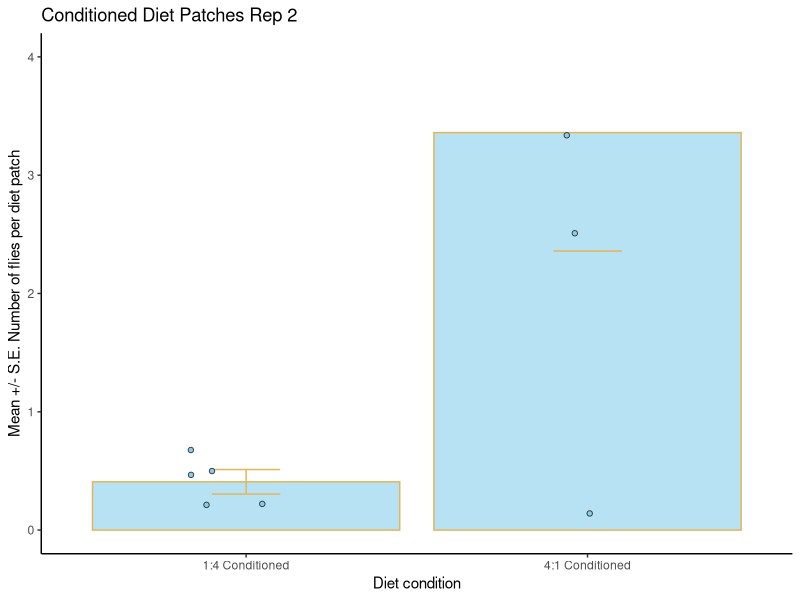

This figure's R source:
#### INSTALL PACKAGES 
library(tidyverse)
library(readxl)
library(patchwork)

#### CALCULATING THE MEAN AVERAGE 

## Import Data
conditioned_diets_2 <- read_excel("data/male_conditioned_rep2_mean.xlsx")

## Making the data long 
conditioned_diets_2_long <- conditioned_diets_2 %>% 
  pivot_longer(cols = ("4:1 Conditioned":"1:4 Conditioned"), names_to = "diet", values_to = "fly_numbers")



## Summarising the data; mean, sd, se
conditioned_diets_2_summary <- conditioned_diets_2_long   %>%  
  group_by(diet) %>% 
  summarise(mean = mean(fly_numbers),
            sd = sd(fly_numbers),
            n = n(),
            se = sd/sqrt(n))


## Visualising the mean average with a bar plot
# creating a boxplot with the data that has been summarised
conditioned_diets_2_plot <- conditioned_diets_2_summary %>% 
  ggplot(aes(x = diet, y = mean))+
  geom_bar(stat = "identity",
           fill = "skyblue",
           colour = "#E5B457",
           alpha = 0.6)+
  geom_errorbar(aes(ymin = mean-se, ymax = mean+se), 
                colour = "#E5B457",
                width = 0.2)+
  geom_jitter(data = conditioned_diets_2_long,
              aes(x = diet,
                  y = fly_numbers),
              fill = "skyblue",
              colour = "#3a3c3d",
              width = 0.2,
              shape = 21)+
  ylim(0.0, 4.0)+
  labs(x = "Diet condition",
       y = "Mean +/- S.E. Number of flies per diet patch",
       title = "Conditioned Diet Patches Rep 2")+
  theme_classic() 
